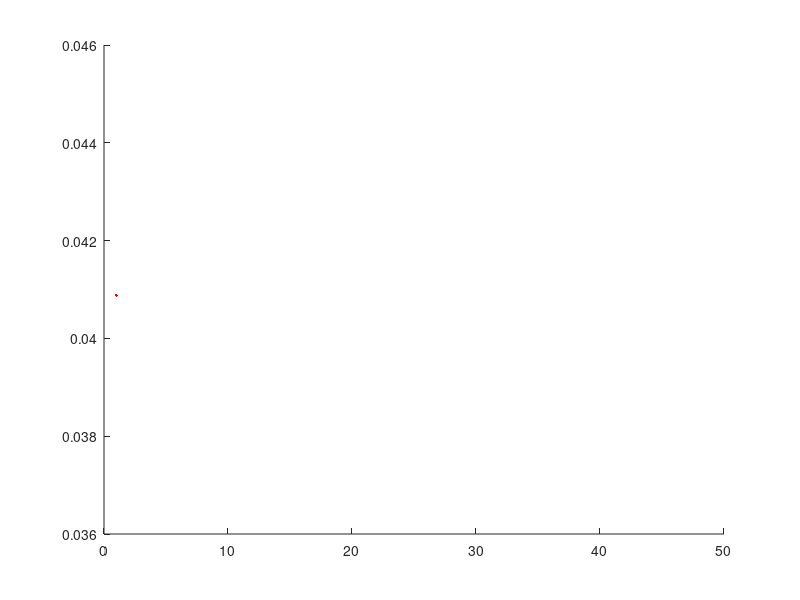

Reproduce this figure in MATLAB.
clear all
clc

radius = 2/3; %feet
dr = radius/20;
B = 2; % number of blades
theta = 5*pi/180; %radians
alpha = ones(1,20)*2*pi/180; %radians, just a guess
phi = theta-alpha;
rho = 0.076474; % lbm/ft^3
omega = 60; % rad/s ????
%~~~~~~~~~~~~~~~~~~~~~~~~~~~~~~~~~~~~~~~~~~~~~~~~~~~
v_in = 0; %feet/sec velocity normal to actuator disk
v1 = ones(1,20)*15; %starting guess
%~~~~~~~~~~~~~~~~~~~~~~~~~~~~~~~~~~~~~~~~~~~~~~~~~~~
chord = 0.25;
Cl = 0.55;
Cd = 0.014;

hold on

for x = 1:50
  for i = 1:20
    phi(i) = theta-alpha(i)
    dT(i) = 0.5*rho*(Cl*cos(phi(i)) - Cd*sin(phi(i)))*chord*dr*B*v1(i)^2;
    dQ(i) = 0.5*rho*(Cl*sin(phi(i)) + Cd*cos(phi(i)))*chord*dr*B*dr*(i-0.5)*v1(i)^2;
    a(i) = dT(i)/(rho*4*pi*(i-0.5)*dr*v_in^2) - 1;
    b(i) = dQ(i)/(rho*4*pi*(((i-0.5)*dr)^3)*omega*dr*(1+a(i))*v_in^2)
    v0(i) = v_in*(1+a(i));
    v2(i) = omega*(i-0.5)*dr*(1-b(i));
    v1(i) = sqrt(v0(i)^2 + v2(i)^2);
    alpha(i) = theta-tan(v0(i)/v2(i));
  end
  plot(x,sum(dQ),'r.');
end  
%sum(dT)
%sum(dQ)